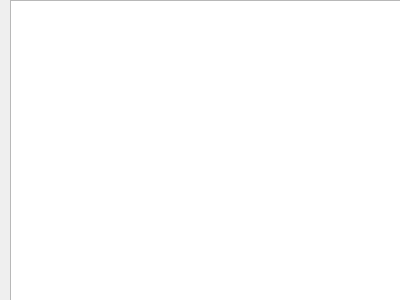
<?xml version="1.0" encoding="UTF-8"?>
<ui version="4.0">
 <class>FileForm</class>
 <widget class="QWidget" name="FileForm">
  <property name="geometry">
   <rect>
    <x>0</x>
    <y>0</y>
    <width>400</width>
    <height>300</height>
   </rect>
  </property>
  <property name="windowTitle">
   <string>Form</string>
  </property>
  <widget class="QWidget" name="verticalLayoutWidget">
   <property name="geometry">
    <rect>
     <x>10</x>
     <y>0</y>
     <width>391</width>
     <height>301</height>
    </rect>
   </property>
   <layout class="QVBoxLayout" name="verticalLayout">
    <item>
     <widget class="QListView" name="listView"/>
    </item>
   </layout>
  </widget>
 </widget>
 <resources/>
 <connections/>
</ui>
